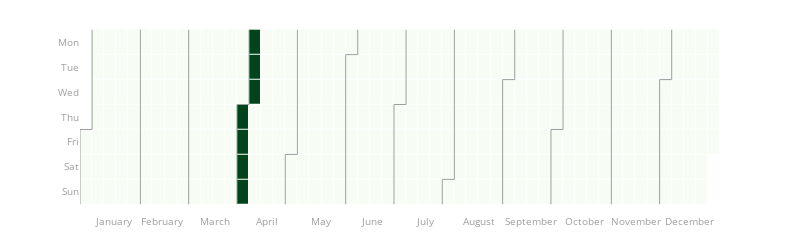

Here is the notebook cell this chart was saved with:
### Markdown cell above
Selection of **manuring periods** defined in the **date.json** file, providing the year and the time range (using a custom week with mm-dd format):

### Code cell
d = open('date.json') # Select time range
date = json.load(d)
year = date['year']
custom_week = date['custom_week']
# Plot calendar of weeks defined in the .date.json file
calendar = my_methods.manuring_periods(year, custom_week)

### Figure 1 — Plotly figure (JSON) as saved in the notebook; plotly's stock layout.template omitted (floating-point values rounded to 4 significant figures; data arrays with more than 128 entries replaced by an {"elided": "..."} marker saying what was removed)
{"data": [{"colorscale": [[0, "rgb(247,252,245)"], [0.125, "rgb(229,245,224)"], [0.25, "rgb(199,233,192)"], [0.375, "rgb(161,217,155)"], [0.5, "rgb(116,196,118)"], [0.625, "rgb(65,171,93)"], [0.75, "rgb(35,139,69)"], [0.875, "rgb(0,109,44)"], [1, "rgb(0,68,27)"]], "customdata": {"elided": "365x2 str values"}, "hovertemplate": "%{customdata[0]} <br>%{customdata[1]}=%{z} <br>Week=%{x}", "name": "2021", "showscale": false, "type": "heatmap", "x": {"elided": "365 int values"}, "xaxis": "x", "xgap": 1, "y": {"elided": "365 int values"}, "yaxis": "y", "ygap": 1, "z": {"elided": "365 int values"}}, {"hoverinfo": "skip", "line": {"color": "#9e9e9e", "width": 1}, "mode": "lines", "type": "scatter", "x": [-0.5, -0.5], "xaxis": "x", "y": [3.5, 6.5], "yaxis": "y"}, {"hoverinfo": "skip", "line": {"color": "#9e9e9e", "width": 1}, "mode": "lines", "type": "scatter", "x": [-0.5, 0.5], "xaxis": "x", "y": [3.5, 3.5], "yaxis": "y"}, {"hoverinfo": "skip", "line": {"color": "#9e9e9e", "width": 1}, "mode": "lines", "type": "scatter", "x": [0.5, 0.5], "xaxis": "x", "y": [3.5, -0.5], "yaxis": "y"}, {"hoverinfo": "skip", "line": {"color": "#9e9e9e", "width": 1}, "mode": "lines", "type": "scatter", "x": [4.5, 4.5], "xaxis": "x", "y": [-0.5, 6.5], "yaxis": "y"}, {"hoverinfo": "skip", "line": {"color": "#9e9e9e", "width": 1}, "mode": "lines", "type": "scatter", "x": [8.5, 8.5], "xaxis": "x", "y": [-0.5, 6.5], "yaxis": "y"}, {"hoverinfo": "skip", "line": {"color": "#9e9e9e", "width": 1}, "mode": "lines", "type": "scatter", "x": [12.5, 12.5], "xaxis": "x", "y": [2.5, 6.5], "yaxis": "y"}, {"hoverinfo": "skip", "line": {"color": "#9e9e9e", "width": 1}, "mode": "lines", "type": "scatter", "x": [12.5, 13.5], "xaxis": "x", "y": [2.5, 2.5], "yaxis": "y"}, {"hoverinfo": "skip", "line": {"color": "#9e9e9e", "width": 1}, "mode": "lines", "type": "scatter", "x": [13.5, 13.5], "xaxis": "x", "y": [2.5, -0.5], "yaxis": "y"}, {"hoverinfo": "skip", "line": {"color": "#9e9e9e", "width": 1}, "mode": "lines", "type": "scatter", "x": [16.5, 16.5], "xaxis": "x", "y": [4.5, 6.5], "yaxis": "y"}, {"hoverinfo": "skip", "line": {"color": "#9e9e9e", "width": 1}, "mode": "lines", "type": "scatter", "x": [16.5, 17.5], "xaxis": "x", "y": [4.5, 4.5], "yaxis": "y"}, {"hoverinfo": "skip", "line": {"color": "#9e9e9e", "width": 1}, "mode": "lines", "type": "scatter", "x": [17.5, 17.5], "xaxis": "x", "y": [4.5, -0.5], "yaxis": "y"}, {"hoverinfo": "skip", "line": {"color": "#9e9e9e", "width": 1}, "mode": "lines", "type": "scatter", "x": [21.5, 21.5], "xaxis": "x", "y": [0.5, 6.5], "yaxis": "y"}, {"hoverinfo": "skip", "line": {"color": "#9e9e9e", "width": 1}, "mode": "lines", "type": "scatter", "x": [21.5, 22.5], "xaxis": "x", "y": [0.5, 0.5], "yaxis": "y"}, {"hoverinfo": "skip", "line": {"color": "#9e9e9e", "width": 1}, "mode": "lines", "type": "scatter", "x": [22.5, 22.5], "xaxis": "x", "y": [0.5, -0.5], "yaxis": "y"}, {"hoverinfo": "skip", "line": {"color": "#9e9e9e", "width": 1}, "mode": "lines", "type": "scatter", "x": [25.5, 25.5], "xaxis": "x", "y": [2.5, 6.5], "yaxis": "y"}, {"hoverinfo": "skip", "line": {"color": "#9e9e9e", "width": 1}, "mode": "lines", "type": "scatter", "x": [25.5, 26.5], "xaxis": "x", "y": [2.5, 2.5], "yaxis": "y"}, {"hoverinfo": "skip", "line": {"color": "#9e9e9e", "width": 1}, "mode": "lines", "type": "scatter", "x": [26.5, 26.5], "xaxis": "x", "y": [2.5, -0.5], "yaxis": "y"}, {"hoverinfo": "skip", "line": {"color": "#9e9e9e", "width": 1}, "mode": "lines", "type": "scatter", "x": [29.5, 29.5], "xaxis": "x", "y": [5.5, 6.5], "yaxis": "y"}, {"hoverinfo": "skip", "line": {"color": "#9e9e9e", "width": 1}, "mode": "lines", "type": "scatter", "x": [29.5, 30.5], "xaxis": "x", "y": [5.5, 5.5], "yaxis": "y"}, {"hoverinfo": "skip", "line": {"color": "#9e9e9e", "width": 1}, "mode": "lines", "type": "scatter", "x": [30.5, 30.5], "xaxis": "x", "y": [5.5, -0.5], "yaxis": "y"}, {"hoverinfo": "skip", "line": {"color": "#9e9e9e", "width": 1}, "mode": "lines", "type": "scatter", "x": [34.5, 34.5], "xaxis": "x", "y": [1.5, 6.5], "yaxis": "y"}, {"hoverinfo": "skip", "line": {"color": "#9e9e9e", "width": 1}, "mode": "lines", "type": "scatter", "x": [34.5, 35.5], "xaxis": "x", "y": [1.5, 1.5], "yaxis": "y"}, {"hoverinfo": "skip", "line": {"color": "#9e9e9e", "width": 1}, "mode": "lines", "type": "scatter", "x": [35.5, 35.5], "xaxis": "x", "y": [1.5, -0.5], "yaxis": "y"}, {"hoverinfo": "skip", "line": {"color": "#9e9e9e", "width": 1}, "mode": "lines", "type": "scatter", "x": [38.5, 38.5], "xaxis": "x", "y": [3.5, 6.5], "yaxis": "y"}, {"hoverinfo": "skip", "line": {"color": "#9e9e9e", "width": 1}, "mode": "lines", "type": "scatter", "x": [38.5, 39.5], "xaxis": "x", "y": [3.5, 3.5], "yaxis": "y"}, {"hoverinfo": "skip", "line": {"color": "#9e9e9e", "width": 1}, "mode": "lines", "type": "scatter", "x": [39.5, 39.5], "xaxis": "x", "y": [3.5, -0.5], "yaxis": "y"}, {"hoverinfo": "skip", "line": {"color": "#9e9e9e", "width": 1}, "mode": "lines", "type": "scatter", "x": [43.5, 43.5], "xaxis": "x", "y": [-0.5, 6.5], "yaxis": "y"}, {"hoverinfo": "skip", "line": {"color": "#9e9e9e", "width": 1}, "mode": "lines", "type": "scatter", "x": [47.5, 47.5], "xaxis": "x", "y": [1.5, 6.5], "yaxis": "y"}, {"hoverinfo": "skip", "line": {"color": "#9e9e9e", "width": 1}, "mode": "lines", "type": "scatter", "x": [47.5, 48.5], "xaxis": "x", "y": [1.5, 1.5], "yaxis": "y"}, {"hoverinfo": "skip", "line": {"color": "#9e9e9e", "width": 1}, "mode": "lines", "type": "scatter", "x": [48.5, 48.5], "xaxis": "x", "y": [1.5, -0.5], "yaxis": "y"}], "layout": {"font": {"color": "#9e9e9e", "size": 10}, "height": 150, "margin": {"b": 20, "t": 20}, "plot_bgcolor": "#fff", "showlegend": false, "title": {"text": ""}, "width": 800, "xaxis": {"anchor": "y", "autorange": true, "domain": [0, 1], "range": [-0.5, 52.5], "showgrid": false, "showline": false, "tickmode": "array", "ticktext": ["January", "February", "March", "April", "May", "June", "July", "August", "September", "October", "November", "December"], "tickvals": [2.286, 6.286, 10.71, 15, 19.43, 23.71, 28.14, 32.57, 36.86, 41.29, 45.57, 50], "type": "linear", "zeroline": false}, "yaxis": {"anchor": "x", "autorange": true, "domain": [0, 1], "range": [6.889, -0.8889], "showgrid": false, "showline": false, "tickmode": "array", "ticktext": ["Mon", "Tue", "Wed", "Thu", "Fri", "Sat", "Sun"], "tickvals": [0, 1, 2, 3, 4, 5, 6], "type": "linear", "zeroline": false}}}
